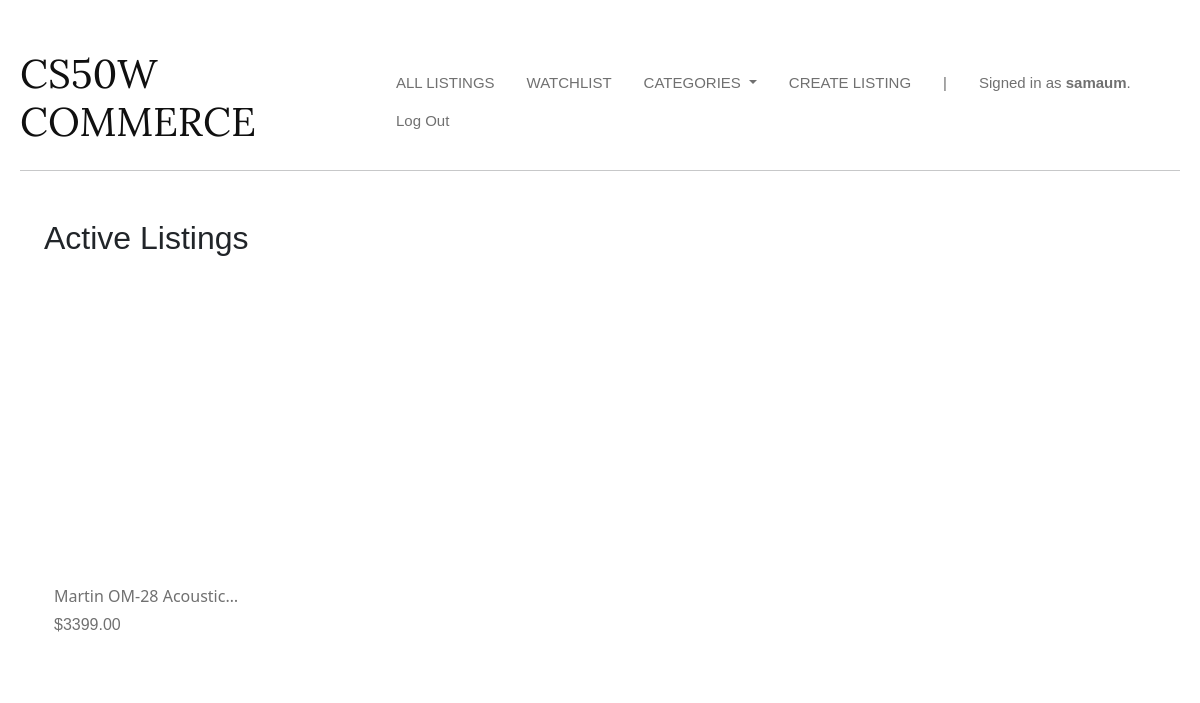
Page /displayCategories/1 (signed in) on the committed database.
### auctions/models.py (models this page shows, shortened)
class User(AbstractUser):
    pass

class Listing(models.Model):
    title = models.CharField(max_length=50)
    description = models.CharField(max_length=1000)
    image = models.CharField(max_length=1000)
    price = models.FloatField()
    isActive = models.BooleanField(default=True)
    user = models.ForeignKey(User, on_delete=models.CASCADE, blank=True, null=True, related_name="user")
    category = models.ForeignKey(Category, on_delete=models.CASCADE, blank=True, null=True, related_name="category")
    watchlist = models.ManyToManyField(User, blank=True, null=True, related_name="listingWatchlist")

### auctions/views.py (the view)
# urls.py: path("displayCategories/<int:category_id>", views.displayCategories, name="displayCategories"),
def displayCategories(request, category_id):
    category = Category.objects.get(pk=category_id)
    activeListings = Listing.objects.filter(isActive=True, category=category)
    allCategories = Category.objects.all()
    return render(request, "auctions/index.html", {
        "listings": activeListings,
        "categories": allCategories
    })

### auctions/templates/auctions/index.html
{% extends "auctions/layout.html" %}
{% block body %}
    <h2 class="mt-5 mx-4" style="font-family: 'Plus Jakarta Sans', sans-serif;">Active Listings</h2>
    <div class="row mx-1">
        {% for listing in listings %}
            <div class="card mx-1 my-4" style="width: 16rem; border: none;">
                <a href="{% url 'listing' id=listing.id %}">
                    <div class="card-image-container" style="background-image: url('{{ listing.image }}');"></div>
                </a>
                <div class="card-body d-flex flex-column justify-content-between">
                    <h6 class="card-title clamp-title">{{ listing.title }}</h6>
                    <h6 class="listing-price mb-3">${{ listing.price|floatformat:"2" }}</h6>
                </div>
            </div>
        {% endfor %}
    </div>
{% endblock %}

### auctions/templates/auctions/layout.html (shortened to what this page needs)
{% load static %}
<!DOCTYPE html>
<html lang="en">
    <head>
        <link href="https://cdn.jsdelivr.net/npm/bootstrap@5.3.3/dist/css/bootstrap.min.css" rel="stylesheet">
          <link href="{% static 'auctions/styles.css' %}" rel="stylesheet">
    </head>
    <body>
        <div class="d-flex justify-content-between align-items-center">
            <h1 class="title">CS50W COMMERCE</h1>
            <ul class="nav">
                <li class="nav-item">
                    <a class="nav-link" href="{% url 'index' %}">ALL LISTINGS</a>
                </li>
                {% if user.is_authenticated %}
                    <li class="nav-item">
                        <a class="nav-link" href="{% url 'watchlist' %}">WATCHLIST</a>
                    </li>
                    <li class="nav-item dropdown">
                        <a class="nav-link dropdown-toggle" href="#" id="categoriesDropdown" role="button" data-bs-toggle="dropdown" aria-expanded="false">
                            CATEGORIES
                        </a>
                    </li>
                    <li class="nav-item">
                        <a class="nav-link" href="{% url 'create' %}">CREATE LISTING</a>
                    </li>
                    <li class="nav-item">
                        <p class="nav-link mb-0">|</p>
                    </li>
                    <li class="nav-item nav-username">
                        <p class="nav-link mb-0">Signed in as <strong !important>{{ user.username }}</strong>.</p>
                    </li>
                    <li class="nav-item">
                        <a class="nav-link" href="{% url 'logout' %}">Log Out</a>
                    </li>
                {% endif %}
            </ul>
        </div>
        <hr>
        {% block body %}
        {% endblock %}
    </body>
</html>

### auctions/static/auctions/styles.css (style rules this page uses)
body { max-width: 1400px; margin: 0 auto; padding: 50px 20px; }
.card-body a.card-title, .card-body .listing-price { text-decoration: none !important; }
.card { transition: box-shadow 0.3s ease-in-out; padding: 10px; }
.card-body { color: #707070 !important; }
.card-image-container { width: 100%; height: 17rem; background-size: cover; background-position: center; background-repeat: no-repeat; overflow: hidden; }
.title { color: rgb(16, 16, 16); font-family: "Lora", serif; font-weight: 400; }
.nav-link { color: #707070 !important; font-size: 15px !important; font-family: "Raleway", sans-serif; font-optical-sizing: auto; font-weight: 300; font-style: normal; }
.nav-username strong { font-weight: bold; }
.nav-item:nth-last-child(2) .nav-link { font-weight: normal !important; color: #707070 !important; }
.clamp-title { display: -webkit-box; -webkit-line-clamp: 1; -webkit-box-orient: vertical; overflow: hidden; }
.listing-price, .listing-bid { font-family: "Raleway", sans-serif; font-optical-sizing: auto; font-style: normal; }
h1,h4 { color: #424a4e;; font-weight: bold; }

### rows in the picture
User: username "samaum"
Listing: title "Martin OM-28…", price "3399.00"
